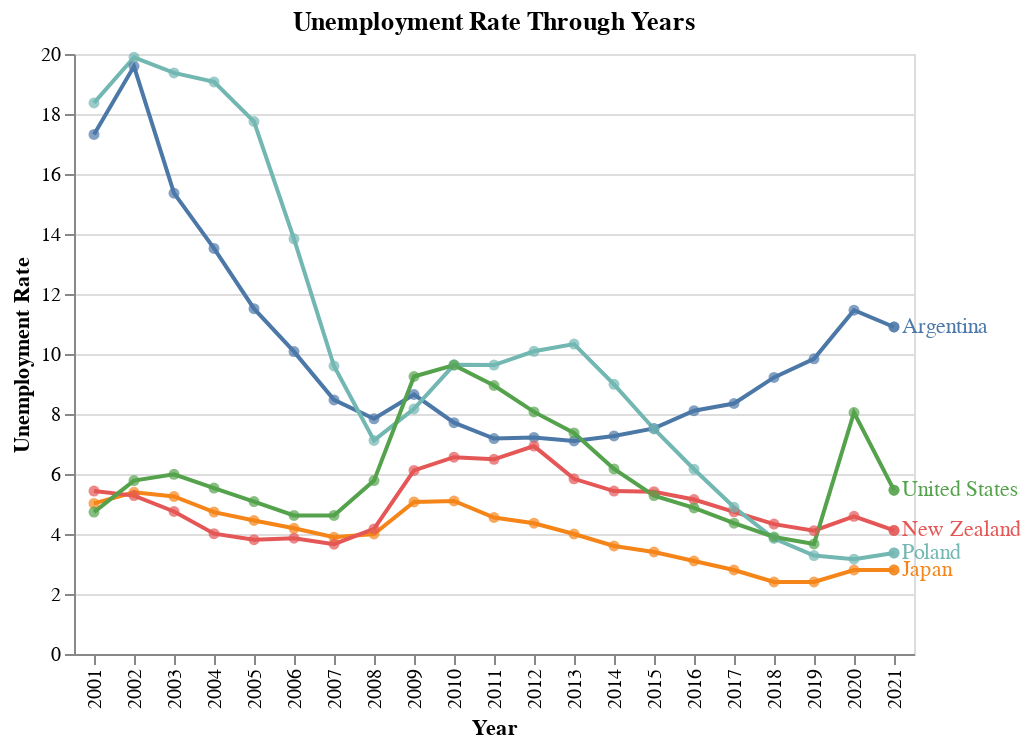

The notebook cell this image was saved under:
### Markdown cell above
Instead, we can let the user choose which country they want to view. Unfortunately, Altair's version in Google Collab does not support the function selection_point(). For this assignment, I will assume the user selects 5 countries via a user-interface (such as a web application). Let's say the user selects **USA, Japan, New Zealand, Poland and Argentina**. With a simpler graph, we can even encode the names at the end of each line, which looks more intuitive. I also added circles for each data point and a tooltip that shows the details at each point (hover over with your mouse).

### Code cell
# For simplicity we will plot the rates of USA, Japan, New Zealand, Poland and Argentina
five_countries = source[source['Country Code'].isin(['USA', 'JPN', 'NZL', 'POL', 'ARG'])]

line = alt.Chart(five_countries).mark_line().encode(
    x='Year',
    y='Unemployment Rate',
    color=alt.Color("Country Name", legend=None)
)

circles = line.mark_circle().encode(
    x='Year',
    y='Unemployment Rate',
    tooltip=['Country Name', 'Country Code', 'Unemployment Rate', 'Year']
)

last_rate = line.mark_circle().encode(
    x=alt.X("last_year['Year']:O"),
    y=alt.Y("last_year['Unemployment Rate']:Q")
).transform_aggregate(
    last_year="argmax(Year)",
    groupby=["Country Name"]
)

company_name = last_rate.mark_text(align="left", dx=4).encode(text="Country Name")

chart_five = (line + circles + last_rate + company_name).encode(
    x=alt.X(title="Year"),
    y=alt.Y(title="Unemployment Rate")
).properties(
    title='Unemployment Rate Through Years'
    )

chart_five

### Figure 1 — Vega-Lite specification as saved in the notebook (floating-point values rounded to 4 significant figures)
{"config": {"view": {"continuousWidth": 400, "continuousHeight": 300}}, "layer": [{"mark": "line", "encoding": {"color": {"field": "Country Name", "legend": null, "type": "nominal"}, "x": {"field": "Year", "type": "nominal"}, "y": {"field": "Unemployment Rate", "type": "quantitative"}}}, {"mark": "circle", "encoding": {"color": {"field": "Country Name", "legend": null, "type": "nominal"}, "tooltip": [{"field": "Country Name", "type": "nominal"}, {"field": "Country Code", "type": "nominal"}, {"field": "Unemployment Rate", "type": "quantitative"}, {"field": "Year", "type": "nominal"}], "x": {"field": "Year", "type": "nominal"}, "y": {"field": "Unemployment Rate", "type": "quantitative"}}}, {"mark": "circle", "encoding": {"color": {"field": "Country Name", "legend": null, "type": "nominal"}, "x": {"field": "last_year['Year']", "type": "ordinal"}, "y": {"field": "last_year['Unemployment Rate']", "type": "quantitative"}}, "transform": [{"aggregate": [{"op": "argmax", "field": "Year", "as": "last_year"}], "groupby": ["Country Name"]}]}, {"mark": {"type": "text", "align": "left", "dx": 4}, "encoding": {"color": {"field": "Country Name", "legend": null, "type": "nominal"}, "text": {"field": "Country Name", "type": "nominal"}, "x": {"field": "last_year['Year']", "type": "ordinal"}, "y": {"field": "last_year['Unemployment Rate']", "type": "quantitative"}}, "transform": [{"aggregate": [{"op": "argmax", "field": "Year", "as": "last_year"}], "groupby": ["Country Name"]}]}], "data": {"name": "data-0b323ea98d5f32a4dd79dc6feb8ae8a5"}, "encoding": {"x": {"title": "Year"}, "y": {"title": "Unemployment Rate"}}, "title": "Unemployment Rate Through Years", "$schema": "https://vega.github.io/schema/vega-lite/v4.17.0.json", "datasets": {"data-0b323ea98d5f32a4dd79dc6feb8ae8a5": [{"Country Name": "Argentina", "Country Code": "ARG", "Year": "2001", "Unemployment Rate": 17.32}, {"Country Name": "Japan", "Country Code": "JPN", "Year": "2001", "Unemployment Rate": 5.02}, {"Country Name": "New Zealand", "Country Code": "NZL", "Year": "2001", "Unemployment Rate": 5.43}, {"Country Name": "Poland", "Country Code": "POL", "Year": "2001", "Unemployment Rate": 18.37}, {"Country Name": "United States", "Country Code": "USA", "Year": "2001", "Unemployment Rate": 4.73}, {"Country Name": "Argentina", "Country Code": "ARG", "Year": "2002", "Unemployment Rate": 19.59}, {"Country Name": "Japan", "Country Code": "JPN", "Year": "2002", "Unemployment Rate": 5.39}, {"Country Name": "New Zealand", "Country Code": "NZL", "Year": "2002", "Unemployment Rate": 5.28}, {"Country Name": "Poland", "Country Code": "POL", "Year": "2002", "Unemployment Rate": 19.89}, {"Country Name": "United States", "Country Code": "USA", "Year": "2002", "Unemployment Rate": 5.78}, {"Country Name": "Argentina", "Country Code": "ARG", "Year": "2003", "Unemployment Rate": 15.36}, {"Country Name": "Japan", "Country Code": "JPN", "Year": "2003", "Unemployment Rate": 5.25}, {"Country Name": "New Zealand", "Country Code": "NZL", "Year": "2003", "Unemployment Rate": 4.75}, {"Country Name": "Poland", "Country Code": "POL", "Year": "2003", "Unemployment Rate": 19.37}, {"Country Name": "United States", "Country Code": "USA", "Year": "2003", "Unemployment Rate": 5.99}, {"Country Name": "Argentina", "Country Code": "ARG", "Year": "2004", "Unemployment Rate": 13.52}, {"Country Name": "Japan", "Country Code": "JPN", "Year": "2004", "Unemployment Rate": 4.73}, {"Country Name": "New Zealand", "Country Code": "NZL", "Year": "2004", "Unemployment Rate": 4.01}, {"Country Name": "Poland", "Country Code": "POL", "Year": "2004", "Unemployment Rate": 19.07}, {"Country Name": "United States", "Country Code": "USA", "Year": "2004", "Unemployment Rate": 5.53}, {"Country Name": "Argentina", "Country Code": "ARG", "Year": "2005", "Unemployment Rate": 11.51}, {"Country Name": "Japan", "Country Code": "JPN", "Year": "2005", "Unemployment Rate": 4.45}, {"Country Name": "New Zealand", "Country Code": "NZL", "Year": "2005", "Unemployment Rate": 3.81}, {"Country Name": "Poland", "Country Code": "POL", "Year": "2005", "Unemployment Rate": 17.75}, {"Country Name": "United States", "Country Code": "USA", "Year": "2005", "Unemployment Rate": 5.08}, {"Country Name": "Argentina", "Country Code": "ARG", "Year": "2006", "Unemployment Rate": 10.08}, {"Country Name": "Japan", "Country Code": "JPN", "Year": "2006", "Unemployment Rate": 4.19}, {"Country Name": "New Zealand", "Country Code": "NZL", "Year": "2006", "Unemployment Rate": 3.86}, {"Country Name": "Poland", "Country Code": "POL", "Year": "2006", "Unemployment Rate": 13.84}, {"Country Name": "United States", "Country Code": "USA", "Year": "2006", "Unemployment Rate": 4.62}, {"Country Name": "Argentina", "Country Code": "ARG", "Year": "2007", "Unemployment Rate": 8.47}, {"Country Name": "Japan", "Country Code": "JPN", "Year": "2007", "Unemployment Rate": 3.89}, {"Country Name": "New Zealand", "Country Code": "NZL", "Year": "2007", "Unemployment Rate": 3.66}, {"Country Name": "Poland", "Country Code": "POL", "Year": "2007", "Unemployment Rate": 9.6}, {"Country Name": "United States", "Country Code": "USA", "Year": "2007", "Unemployment Rate": 4.62}, {"Country Name": "Argentina", "Country Code": "ARG", "Year": "2008", "Unemployment Rate": 7.84}, {"Country Name": "Japan", "Country Code": "JPN", "Year": "2008", "Unemployment Rate": 4.0}, {"Country Name": "New Zealand", "Country Code": "NZL", "Year": "2008", "Unemployment Rate": 4.17}, {"Country Name": "Poland", "Country Code": "POL", "Year": "2008", "Unemployment Rate": 7.12}, {"Country Name": "United States", "Country Code": "USA", "Year": "2008", "Unemployment Rate": 5.78}, {"Country Name": "Argentina", "Country Code": "ARG", "Year": "2009", "Unemployment Rate": 8.65}, {"Country Name": "Japan", "Country Code": "JPN", "Year": "2009", "Unemployment Rate": 5.07}, {"Country Name": "New Zealand", "Country Code": "NZL", "Year": "2009", "Unemployment Rate": 6.12}, {"Country Name": "Poland", "Country Code": "POL", "Year": "2009", "Unemployment Rate": 8.17}, {"Country Name": "United States", "Country Code": "USA", "Year": "2009", "Unemployment Rate": 9.25}, {"Country Name": "Argentina", "Country Code": "ARG", "Year": "2010", "Unemployment Rate": 7.71}, {"Country Name": "Japan", "Country Code": "JPN", "Year": "2010", "Unemployment Rate": 5.1}, {"Country Name": "New Zealand", "Country Code": "NZL", "Year": "2010", "Unemployment Rate": 6.56}, {"Country Name": "Poland", "Country Code": "POL", "Year": "2010", "Unemployment Rate": 9.64}, {"Country Name": "United States", "Country Code": "USA", "Year": "2010", "Unemployment Rate": 9.63}, {"Country Name": "Argentina", "Country Code": "ARG", "Year": "2011", "Unemployment Rate": 7.18}, {"Country Name": "Japan", "Country Code": "JPN", "Year": "2011", "Unemployment Rate": 4.55}, {"Country Name": "New Zealand", "Country Code": "NZL", "Year": "2011", "Unemployment Rate": 6.49}, {"Country Name": "Poland", "Country Code": "POL", "Year": "2011", "Unemployment Rate": 9.63}, {"Country Name": "United States", "Country Code": "USA", "Year": "2011", "Unemployment Rate": 8.95}, {"Country Name": "Argentina", "Country Code": "ARG", "Year": "2012", "Unemployment Rate": 7.22}, {"Country Name": "Japan", "Country Code": "JPN", "Year": "2012", "Unemployment Rate": 4.36}, {"Country Name": "New Zealand", "Country Code": "NZL", "Year": "2012", "Unemployment Rate": 6.93}, {"Country Name": "Poland", "Country Code": "POL", "Year": "2012", "Unemployment Rate": 10.09}, {"Country Name": "United States", "Country Code": "USA", "Year": "2012", "Unemployment Rate": 8.07}, {"Country Name": "Argentina", "Country Code": "ARG", "Year": "2013", "Unemployment Rate": 7.1}, {"Country Name": "Japan", "Country Code": "JPN", "Year": "2013", "Unemployment Rate": 4.0}, {"Country Name": "New Zealand", "Country Code": "NZL", "Year": "2013", "Unemployment Rate": 5.84}, {"Country Name": "Poland", "Country Code": "POL", "Year": "2013", "Unemployment Rate": 10.33}, {"Country Name": "United States", "Country Code": "USA", "Year": "2013", "Unemployment Rate": 7.37}, {"Country Name": "Argentina", "Country Code": "ARG", "Year": "2014", "Unemployment Rate": 7.27}, {"Country Name": "Japan", "Country Code": "JPN", "Year": "2014", "Unemployment Rate": 3.6}, {"Country Name": "New Zealand", "Country Code": "NZL", "Year": "2014", "Unemployment Rate": 5.43}, {"Country Name": "Poland", "Country Code": "POL", "Year": "2014", "Unemployment Rate": 8.99}, {"Country Name": "United States", "Country Code": "USA", "Year": "2014", "Unemployment Rate": 6.17}, {"Country Name": "Argentina", "Country Code": "ARG", "Year": "2015", "Unemployment Rate": 7.52}, {"Country Name": "Japan", "Country Code": "JPN", "Year": "2015", "Unemployment Rate": 3.4}, {"Country Name": "New Zealand", "Country Code": "NZL", "Year": "2015", "Unemployment Rate": 5.41}, {"Country Name": "Poland", "Country Code": "POL", "Year": "2015", "Unemployment Rate": 7.5}, {"Country Name": "United States", "Country Code": "USA", "Year": "2015", "Unemployment Rate": 5.28}, {"Country Name": "Argentina", "Country Code": "ARG", "Year": "2016", "Unemployment Rate": 8.11}, {"Country Name": "Japan", "Country Code": "JPN", "Year": "2016", "Unemployment Rate": 3.1}, {"Country Name": "New Zealand", "Country Code": "NZL", "Year": "2016", "Unemployment Rate": 5.15}, {"Country Name": "Poland", "Country Code": "POL", "Year": "2016", "Unemployment Rate": 6.16}, {"Country Name": "United States", "Country Code": "USA", "Year": "2016", "Unemployment Rate": 4.87}, {"Country Name": "Argentina", "Country Code": "ARG", "Year": "2017", "Unemployment Rate": 8.35}, {"Country Name": "Japan", "Country Code": "JPN", "Year": "2017", "Unemployment Rate": 2.8}, {"Country Name": "New Zealand", "Country Code": "NZL", "Year": "2017", "Unemployment Rate": 4.74}, {"Country Name": "Poland", "Country Code": "POL", "Year": "2017", "Unemployment Rate": 4.89}, {"Country Name": "United States", "Country Code": "USA", "Year": "2017", "Unemployment Rate": 4.36}, {"Country Name": "Argentina", "Country Code": "ARG", "Year": "2018", "Unemployment Rate": 9.22}, {"Country Name": "Japan", "Country Code": "JPN", "Year": "2018", "Unemployment Rate": 2.4}, {"Country Name": "New Zealand", "Country Code": "NZL", "Year": "2018", "Unemployment Rate": 4.33}, {"Country Name": "Poland", "Country Code": "POL", "Year": "2018", "Unemployment Rate": 3.85}, {"Country Name": "United States", "Country Code": "USA", "Year": "2018", "Unemployment Rate": 3.9}, {"Country Name": "Argentina", "Country Code": "ARG", "Year": "2019", "Unemployment Rate": 9.84}, {"Country Name": "Japan", "Country Code": "JPN", "Year": "2019", "Unemployment Rate": 2.4}, {"Country Name": "New Zealand", "Country Code": "NZL", "Year": "2019", "Unemployment Rate": 4.11}, {"Country Name": "Poland", "Country Code": "POL", "Year": "2019", "Unemployment Rate": 3.28}, {"Country Name": "United States", "Country Code": "USA", "Year": "2019", "Unemployment Rate": 3.67}, {"Country Name": "Argentina", "Country Code": "ARG", "Year": "2020", "Unemployment Rate": 11.46}, {"Country Name": "Japan", "Country Code": "JPN", "Year": "2020", "Unemployment Rate": 2.8}, {"Country Name": "New Zealand", "Country Code": "NZL", "Year": "2020", "Unemployment Rate": 4.59}, {"Country Name": "Poland", "Country Code": "POL", "Year": "2020", "Unemployment Rate": 3.16}, {"Country Name": "United States", "Country Code": "USA", "Year": "2020", "Unemployment Rate": 8.05}, {"Country Name": "Argentina", "Country Code": "ARG", "Year": "2021", "Unemployment Rate": 10.9}, {"Country Name": "Japan", "Country Code": "JPN", "Year": "2021", "Unemployment Rate": 2.8}, {"Country Name": "New Zealand", "Country Code": "NZL", "Year": "2021", "Unemployment Rate": 4.12}, {"Country Name": "Poland", "Country Code": "POL", "Year": "2021", "Unemployment Rate": 3.37}, {"Country Name": "United States", "Country Code": "USA", "Year": "2021", "Unemployment Rate": 5.46}]}}
